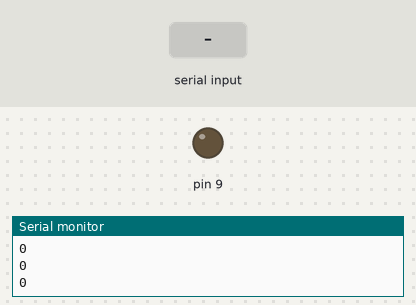
Recording of a sketch running on a simulated Arduino Uno, built with avr-gcc and run on an emulated ATmega328P. Parts: output pins drawn as LEDs (lit = HIGH), the last lines printed to the serial monitor. Inputs (shaded band) come from the test bench.

Above: at 1.2 s.
1.3 s: "90,45\n" received over Serial
At 2.0 s:
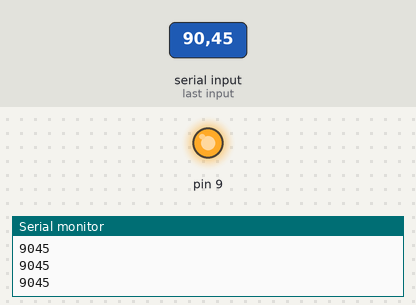
2.8 s: "90\n" received over Serial
At 4.0 s:
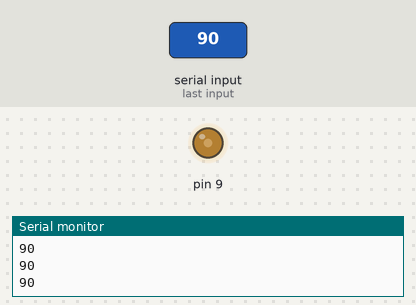
4.3 s: "30,150\n" received over Serial
At 4.8 s:
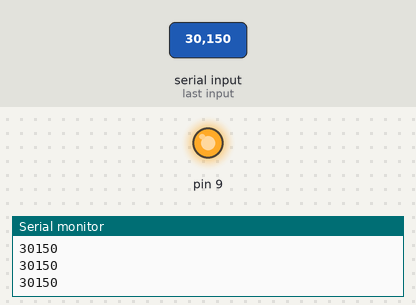
5.8 s: byte 10 (10) received over Serial
At 6.1 s:
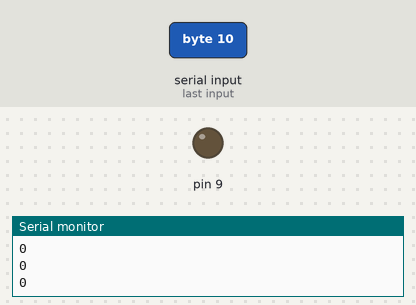
Timing chart, 0 to 8.3 s (numbered marks = the images above; inputs shaded):
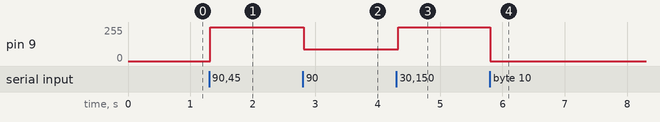

The sketch:

Serial_multidigit_led_dim.ino
```cpp
int level, brightness;
void setup() {
  pinMode(9,OUTPUT);
  level = 0;
  Serial.begin(9600);
}

void loop() {

  if (Serial.available()) {
    char ch = Serial.read();
    if (isDigit(ch)) {
      level = (level * 10) + (ch - '0');
    }
    else if (ch == 10) {
      brightness = level;
      level = 0;
    }
  }

  analogWrite(9,brightness);
  Serial.println(brightness);
}
```

Measured:
- after the input at 1.3 s, pin 9: 0/255 → 255/255 at once
- after the input at 2.8 s, pin 9: 255/255 → 90/255 at once
- after the input at 4.3 s, pin 9: 90/255 → 255/255 at once
- after the input at 5.8 s, pin 9: 255/255 → 0/255 at once
